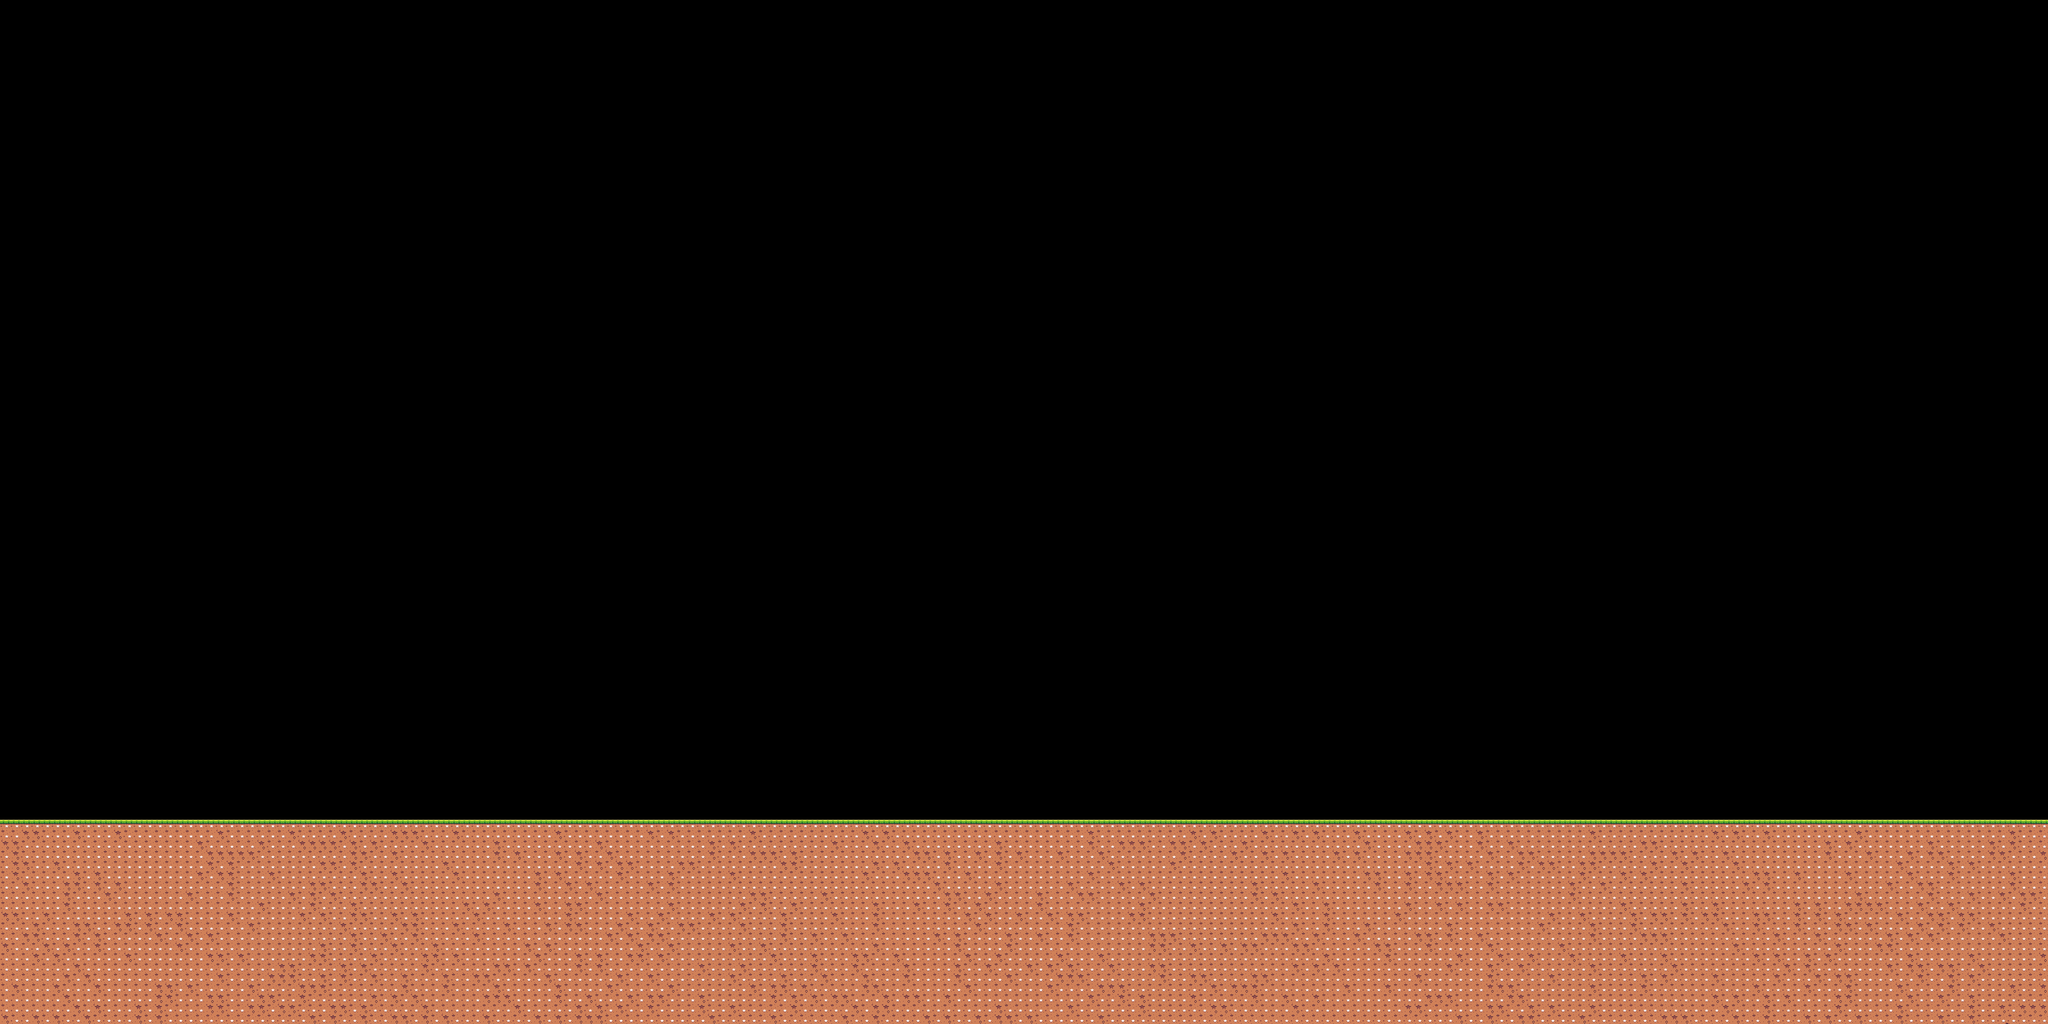

The image is a tile-based game level rendered from a .tmx file. Its description and source (layers, tilesets, objects; grid data summarised) follow:
An orthogonal 200x100 tile map with 16x16 px tiles, 1 tile layer (Capa de patrones 1).

<map version="1.5" tiledversion="1.7.0" orientation="orthogonal" renderorder="right-down" width="200" height="100" tilewidth="16" tileheight="16" infinite="0" nextlayerid="2" nextobjectid="1">
 <tileset firstgid="1" name="Terrain (16 x 16)" tilewidth="16" tileheight="16" tilecount="170" columns="17">
  <image source="Terrain (16 x 16).png" width="272" height="160" />
  <wangsets>
   <wangset name="suelo" type="corner" tile="140">
    <wangcolor name="" color="#ff0000" tile="-1" probability="1" />
    <wangtile tileid="20" wangid="0,0,0,1,0,0,0,0" />
    <wangtile tileid="21" wangid="0,0,0,1,0,1,0,0" />
    <wangtile tileid="22" wangid="0,0,0,0,0,1,0,0" />
    <wangtile tileid="37" wangid="0,1,0,1,0,0,0,0" />
    <wangtile tileid="38" wangid="0,1,0,1,0,1,0,1" />
    <wangtile tileid="39" wangid="0,0,0,0,0,1,0,1" />
    <wangtile tileid="52" wangid="0,0,0,1,0,0,0,0" />
    <wangtile tileid="53" wangid="0,0,0,1,0,1,0,0" />
    <wangtile tileid="54" wangid="0,1,0,1,0,1,0,0" />
    <wangtile tileid="55" wangid="0,1,0,1,0,1,0,1" />
    <wangtile tileid="56" wangid="0,0,0,1,0,1,0,1" />
    <wangtile tileid="57" wangid="0,0,0,1,0,1,0,0" />
    <wangtile tileid="58" wangid="0,0,0,0,0,1,0,0" />
    <wangtile tileid="69" wangid="0,1,0,0,0,0,0,0" />
    <wangtile tileid="70" wangid="0,1,0,0,0,0,0,1" />
    <wangtile tileid="71" wangid="0,1,0,1,0,0,0,1" />
    <wangtile tileid="72" wangid="0,1,0,1,0,1,0,1" />
    <wangtile tileid="73" wangid="0,1,0,0,0,1,0,1" />
    <wangtile tileid="74" wangid="0,1,0,0,0,0,0,1" />
    <wangtile tileid="75" wangid="0,0,0,0,0,0,0,1" />
    <wangtile tileid="88" wangid="0,1,0,1,0,0,0,0" />
    <wangtile tileid="89" wangid="0,1,0,1,0,1,0,1" />
    <wangtile tileid="90" wangid="0,0,0,0,0,1,0,1" />
    <wangtile tileid="105" wangid="0,1,0,0,0,0,0,0" />
    <wangtile tileid="106" wangid="0,1,0,0,0,0,0,1" />
    <wangtile tileid="107" wangid="0,0,0,0,0,0,0,1" />
    <wangtile tileid="140" wangid="0,1,0,1,0,1,0,1" />
   </wangset>
   <wangset name="plataforma" type="edge" tile="61">
    <wangcolor name="" color="#ff0000" tile="-1" probability="1" />
    <wangtile tileid="28" wangid="0,0,0,0,1,0,0,0" />
    <wangtile tileid="45" wangid="1,0,0,0,1,0,0,0" />
    <wangtile tileid="60" wangid="0,0,1,0,0,0,0,0" />
    <wangtile tileid="61" wangid="0,0,1,0,0,0,1,0" />
    <wangtile tileid="62" wangid="1,0,1,0,1,0,1,0" />
    <wangtile tileid="63" wangid="0,0,1,0,0,0,1,0" />
    <wangtile tileid="64" wangid="0,0,0,0,0,0,1,0" />
    <wangtile tileid="79" wangid="1,0,0,0,1,0,0,0" />
    <wangtile tileid="96" wangid="1,0,0,0,0,0,0,0" />
   </wangset>
  </wangsets>
 </tileset>
 <layer id="1" name="Capa de patrones 1" width="200" height="100">
  <data>[20000 cells, 4000 non-empty, 10 distinct tile ids]</data>
 </layer>
</map>
